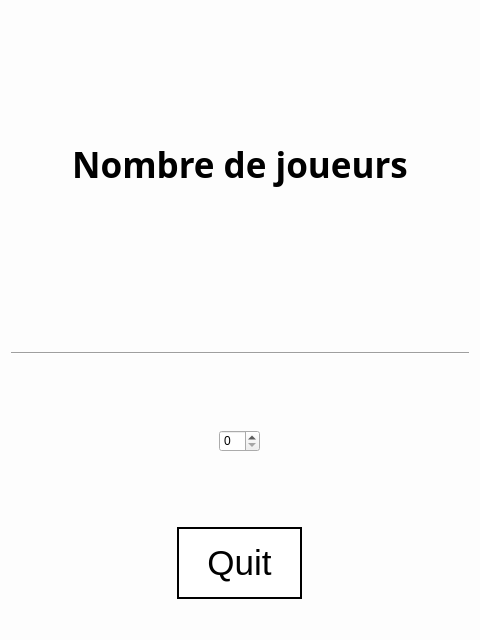
<?xml version="1.0" encoding="UTF-8"?>
<ui version="4.0">
 <class>PlayerSelect</class>
 <widget class="QWidget" name="PlayerSelect">
  <property name="geometry">
   <rect>
    <x>0</x>
    <y>0</y>
    <width>480</width>
    <height>640</height>
   </rect>
  </property>
  <property name="windowTitle">
   <string>Form</string>
  </property>
  <property name="styleSheet">
   <string notr="true">#PlayerSelect {
	background-color: rgb(253, 253, 253);
}

QPushButton  {
	border: 2px solid black;
	background-color: white;
	padding: 14px 28px;
	font-size: 35px;
	border-radius: 100%;
}</string>
  </property>
  <layout class="QGridLayout" name="gridLayout">
   <item row="0" column="0">
    <layout class="QVBoxLayout" name="verticalLayout_2">
     <item>
      <widget class="QLabel" name="label">
       <property name="font">
        <font>
         <family>Yu Gothic UI Semibold</family>
         <pointsize>26</pointsize>
         <weight>75</weight>
         <bold>true</bold>
        </font>
       </property>
       <property name="text">
        <string>Nombre de joueurs</string>
       </property>
       <property name="alignment">
        <set>Qt::AlignCenter</set>
       </property>
      </widget>
     </item>
     <item>
      <layout class="QVBoxLayout" name="verticalLayout">
       <item>
        <widget class="Line" name="line">
         <property name="orientation">
          <enum>Qt::Horizontal</enum>
         </property>
        </widget>
       </item>
       <item>
        <spacer name="verticalSpacer">
         <property name="orientation">
          <enum>Qt::Vertical</enum>
         </property>
         <property name="sizeType">
          <enum>QSizePolicy::Minimum</enum>
         </property>
         <property name="sizeHint" stdset="0">
          <size>
           <width>20</width>
           <height>40</height>
          </size>
         </property>
        </spacer>
       </item>
       <item alignment="Qt::AlignHCenter">
        <widget class="PlayerCountSpinBox" name="playerCountSpinBox">
         <property name="sizePolicy">
          <sizepolicy hsizetype="Fixed" vsizetype="Fixed">
           <horstretch>0</horstretch>
           <verstretch>0</verstretch>
          </sizepolicy>
         </property>
        </widget>
       </item>
       <item>
        <spacer name="verticalSpacer_2">
         <property name="orientation">
          <enum>Qt::Vertical</enum>
         </property>
         <property name="sizeType">
          <enum>QSizePolicy::Minimum</enum>
         </property>
         <property name="sizeHint" stdset="0">
          <size>
           <width>20</width>
           <height>40</height>
          </size>
         </property>
        </spacer>
       </item>
       <item alignment="Qt::AlignHCenter">
        <widget class="QPushButton" name="quitButton">
         <property name="sizePolicy">
          <sizepolicy hsizetype="Fixed" vsizetype="Fixed">
           <horstretch>0</horstretch>
           <verstretch>0</verstretch>
          </sizepolicy>
         </property>
         <property name="text">
          <string>Quit</string>
         </property>
        </widget>
       </item>
      </layout>
     </item>
    </layout>
   </item>
  </layout>
 </widget>
 <customwidgets>
  <customwidget>
   <class>PlayerCountSpinBox</class>
   <extends>QSpinBox</extends>
   <header>CoreApp/IGraphicalHandler/Widgets/PlayerCountSpinBox.hpp</header>
  </customwidget>
 </customwidgets>
 <resources/>
 <connections/>
</ui>
